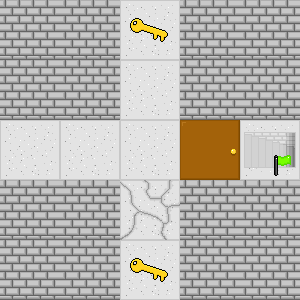

Tiled map render using the project's own tile images. Description and the whole map definition, tile-layer contents included, below:
An orthogonal 5x5 tile map with 60x60 px tiles, 3 tile layers (Hidden Traps, Floor, Objects).

<map version="1.2" tiledversion="1.2.2" orientation="orthogonal" renderorder="right-down" width="5" height="5" tilewidth="60" tileheight="60" infinite="0" nextlayerid="4" nextobjectid="1">
 <tileset firstgid="1" source="../data/objects.tsx" />
 <layer id="3" name="Hidden Traps" width="5" height="5">
  <data encoding="csv">
0,0,0,0,0,
0,0,0,0,0,
0,0,0,0,0,
0,0,0,0,0,
0,0,0,0,0
</data>
 </layer>
 <layer id="1" name="Floor" width="5" height="5">
  <data encoding="csv">
2,2,2,2,2,
2,2,2,2,2,
2,2,2,2,2,
2,2,13,2,2,
2,2,2,2,2
</data>
 </layer>
 <layer id="2" name="Objects" width="5" height="5">
  <data encoding="csv">
5,5,3,5,5,
5,5,0,5,5,
0,0,0,1,7,
5,5,0,5,5,
5,5,3,5,5
</data>
 </layer>
</map>
